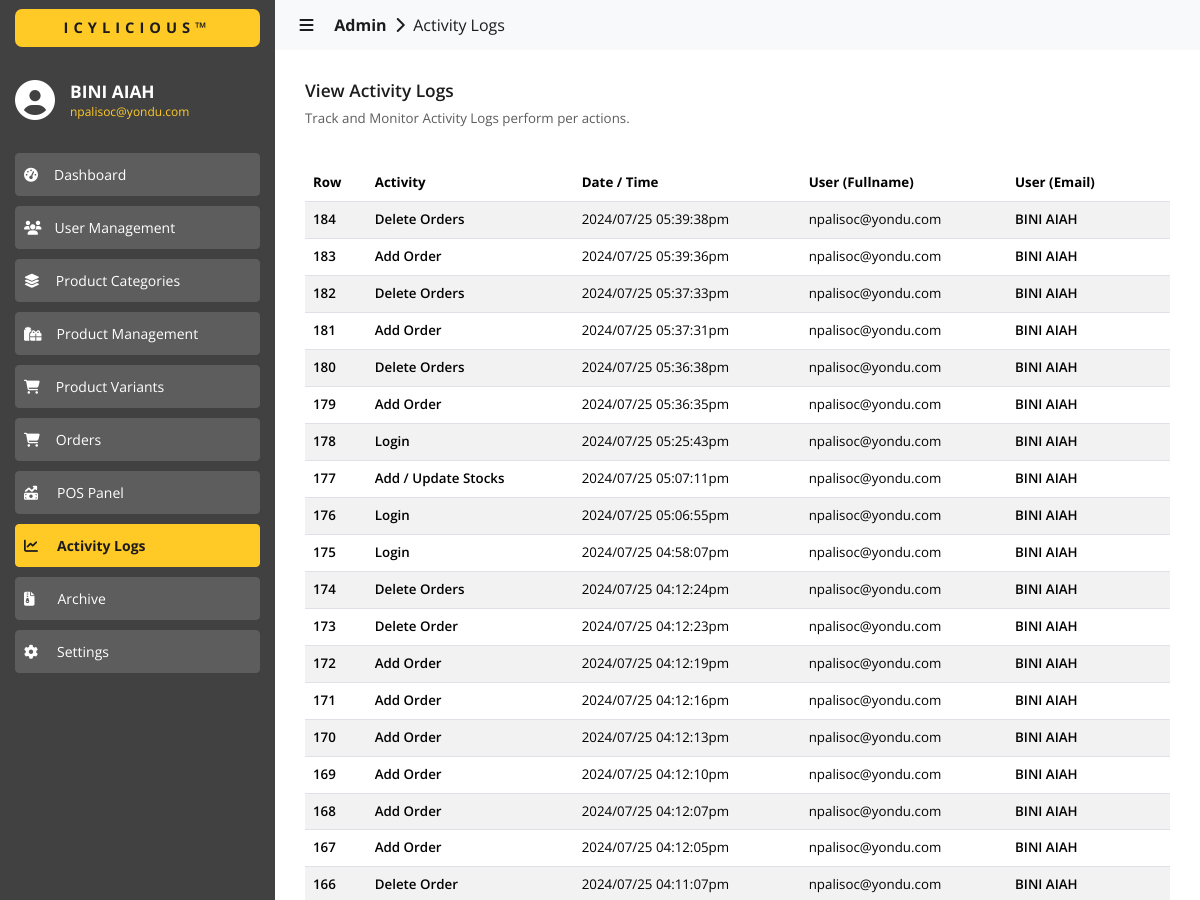
Before: /admin/logs/index.php (signed in, upper part) with the older database file.
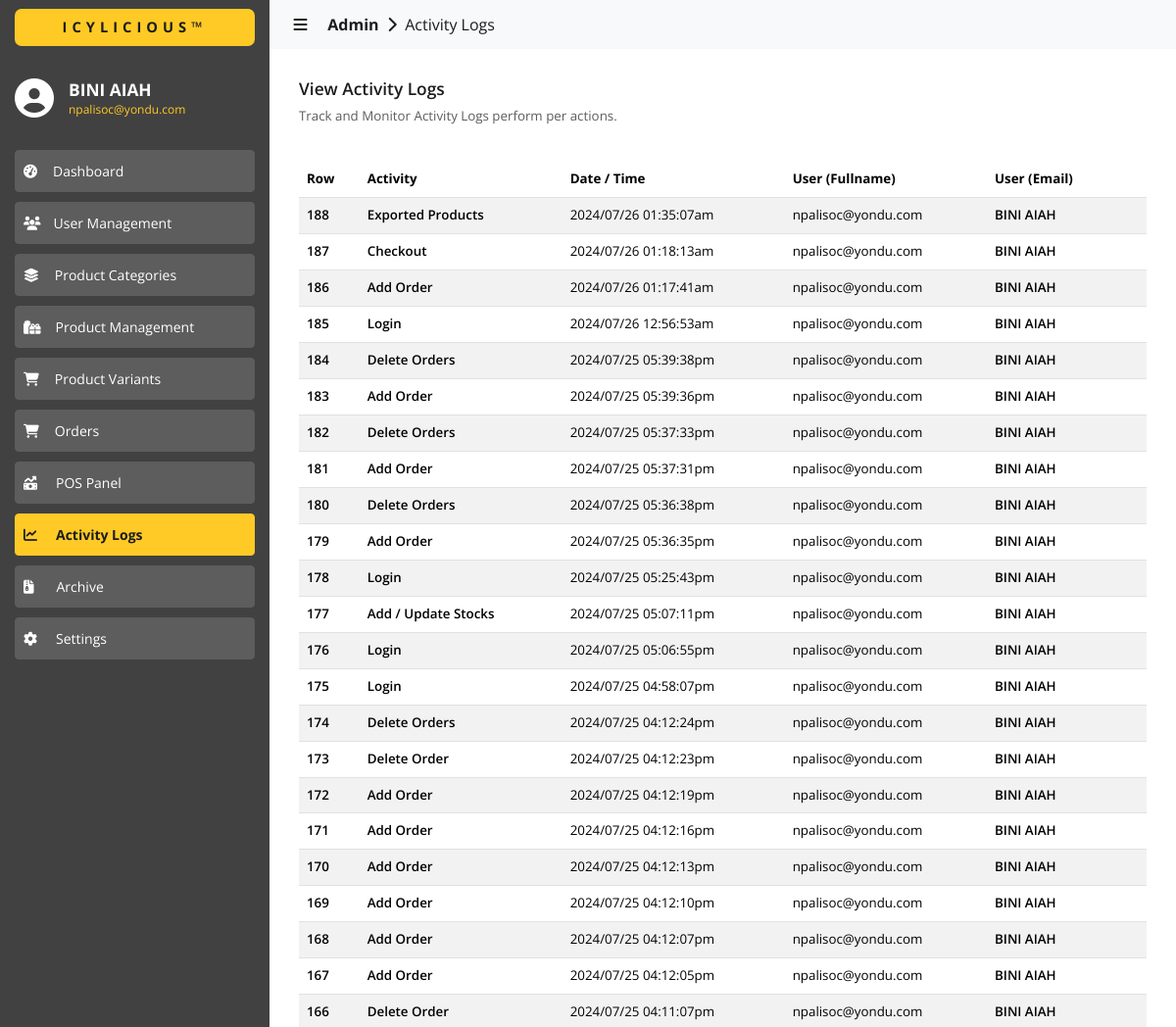
After: the same page with the newer database file.
### tables this page shows
CREATE TABLE `activity_log` (
  `id` int(11) NOT NULL,
  `activity` varchar(255) NOT NULL,
  `activity_date` varchar(255) NOT NULL,
  `activity_time` varchar(255) NOT NULL,
  `user_email` varchar(255) NOT NULL,
  `user_fullname` varchar(255) NOT NULL
);

### admin/logs/index.php (the view, shortened to what the changed rows need)
<?php
  include('../../utils/connections.php');
?>
<!DOCTYPE html>
<html lang="en">
  <head>
    <link
      href="https://cdn.jsdelivr.net/npm/bootstrap@5.3.3/dist/css/bootstrap.min.css"
      rel="stylesheet"
    >
    <link href="https://cdn.datatables.net/2.0.5/css/dataTables.bootstrap5.css" rel="stylesheet">
    <link rel="stylesheet" href="../../assets/css/global.css" />
    <link rel="stylesheet" href="./css/logs.css" />
  </head>
  <body>
    <div id="content-body" class="content content-slide-expanded">
      <div>
        <div class="content-wrapper">
          <div style="margin-top: 20px;">
            <table id="data" class="table table-striped" style="width:100%">
              <thead>
                <tr>
                  <th class="sans-bold">Row</th>
                  <th class="sans-bold">Activity</th>
                  <th class="sans-bold">Date / Time</th>
                  <th class="sans-bold">User (Fullname)</th>
                  <th class="sans-bold">User (Email)</th>
                </tr>
              </thead>
              <tbody>
                <?php
                  $fetch_query = "SELECT * FROM activity_log ORDER BY id DESC";
                  $result = $conn->query($fetch_query);
                  if ($result->num_rows > 0) {
                    while ($row = $result->fetch_assoc()) {
                      $row_id = $row['id'];
                      $activity = $row['activity'];
                      $activity_date = $row['activity_date'];
                      $activity_time = $row['activity_time'];
                      $user_email = $row['user_email'];
                      $user_fullname = $row['user_fullname'];
                      echo '
                        <tr>
                          <td class="sans-600">
                            '.$row_id.'
                          </td>
                          <td class="sans-600">
                            '.$activity.'
                          </td>
                          <td class="sans-regular">
                            '.$activity_date.' '.$activity_time.'
                          </td>
                          <td class="sans-regular">
                            '.$user_email.'
                          </td>
                          <td class="sans-600">
                            '.$user_fullname.'
                          </td>
                        </tr>
                      ';
                    }
                  }
                ?>
              </tbody>
            </table>
          </div>
        </div>
      </div>
    </div>
  </body>
</html>

Changed rows visible on the page:
added activity_log: id "188", activity "Exported Products", activity_date "2024/07/26", activity_time "01:35:07am", user_email "npalisoc@yondu.com", user_fullname "BINI AIAH"
added activity_log: id "187", activity "Checkout", activity_date "2024/07/26", activity_time "01:18:13am", user_email "npalisoc@yondu.com", user_fullname "BINI AIAH"
added activity_log: id "186", activity "Add Order", activity_date "2024/07/26", activity_time "01:17:41am", user_email "npalisoc@yondu.com", user_fullname "BINI AIAH"
added activity_log: id "185", activity "Login", activity_date "2024/07/26", activity_time "12:56:53am", user_email "npalisoc@yondu.com", user_fullname "BINI AIAH"
